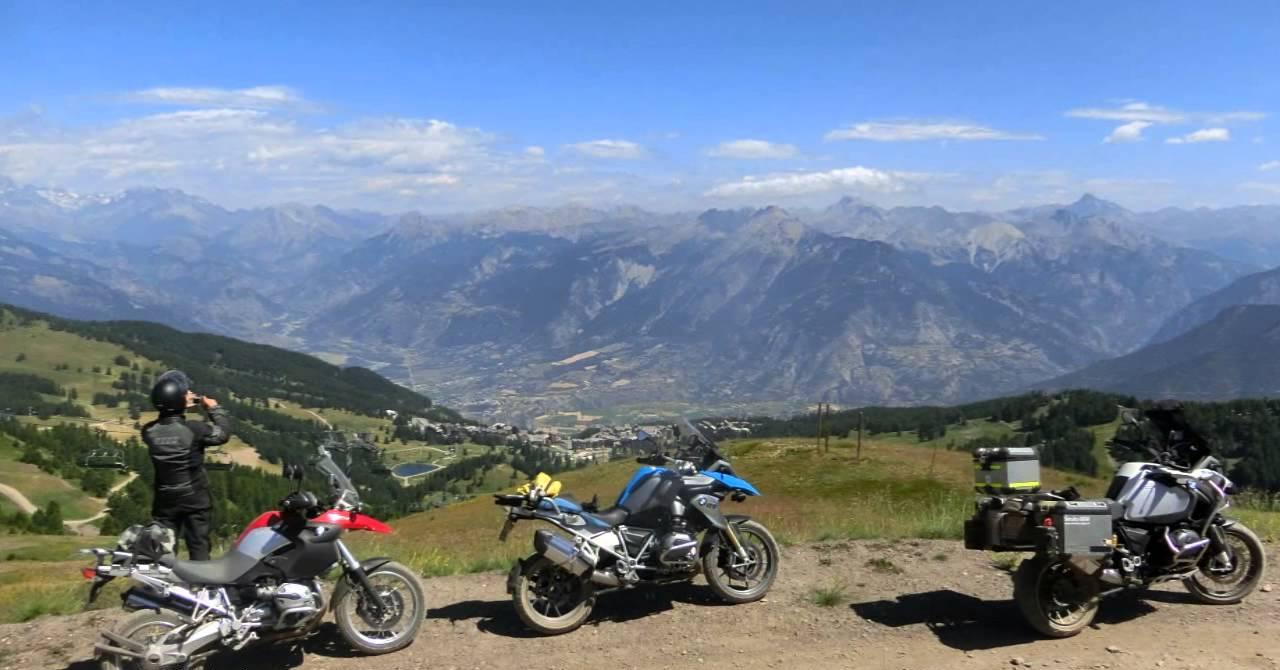
#> input picture im-1.jpg, 1280 x 670 px
$ jupyter execute Final.ipynb
#> lines starting #> are read from the running program, lines starting #| are printed output that depends on the picture; after the words box and inside, x2 and y2 are one past the last pixel; in counts of white or black regions, pixels touching at a corner belong together
[cell 1]
import cv2
from matplotlib import pyplot as plt
import numpy as np
from numpy import linalg

imagepath="im-1.jpg"
image=cv2.imread(imagepath)
#> image is the input picture: shape (670, 1280, 3); mean B, G, R 149.3, 128.5, 112.4

print(len(image))
#| 670

def display_features(img,Title,pts):
    points=pts
    image=cv2.imread(imagepath)
    grayImage=cv2.imread(imagepath,0)
    grayImage=np.float32(grayImage)
    corners=cv2.goodFeaturesToTrack(grayImage,points,0.01,10)
    for c in corners:
        x,y=c.ravel()
        cv2.circle(image,(x,y),3,(0,0,255),-1)

    cv2.imshow(Title,image)
    cv2.waitKey(0)

    return corners


display_features(image,"All points",0)
#> in display_features, `grayImage=cv2.imread(imagepath,0)`:
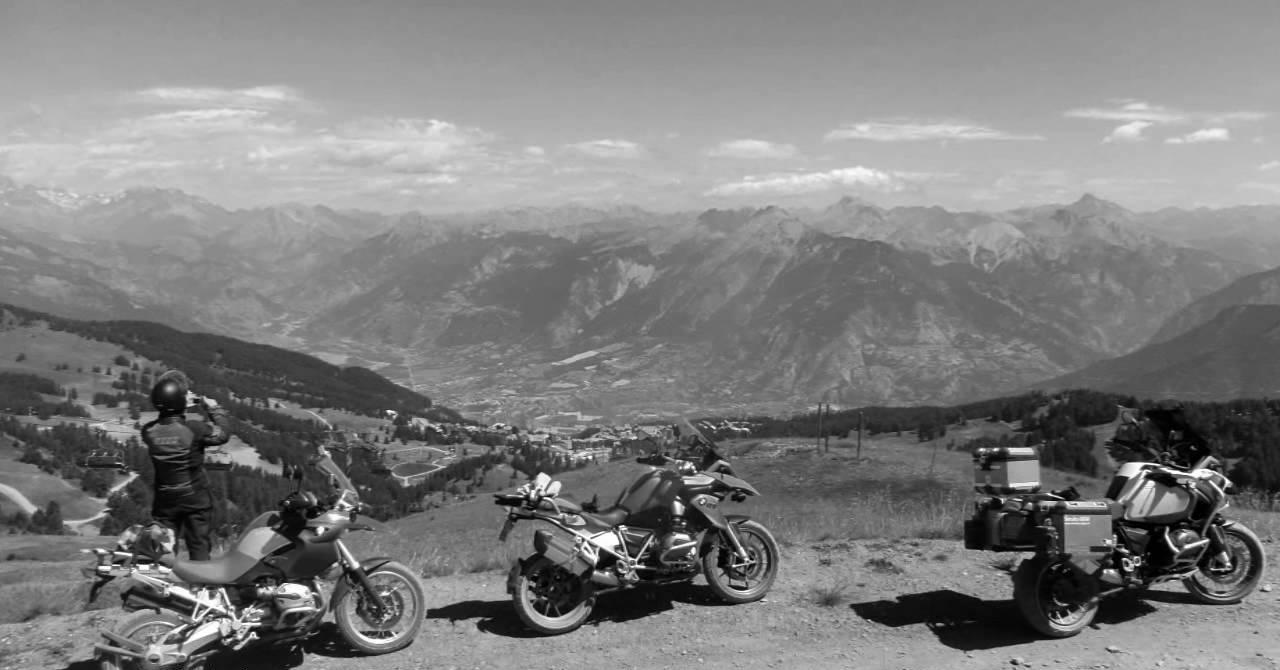
#> grayImage: shape (670, 1280); min 0, max 255, mean 126
#> in display_features, `corners=cv2.goodFeaturesToTrack(grayImage,points,0.01,10)`: corners = 1545 rows, first 8: [732, 565], [1122, 559], [387, 411], [619, 526], [543, 498], [624, 574], [685, 523], [392, 635]
#> the loop in display_features, `for c in corners:` made 1545 passes
#> after the loop in display_features, `for c in corners:`:
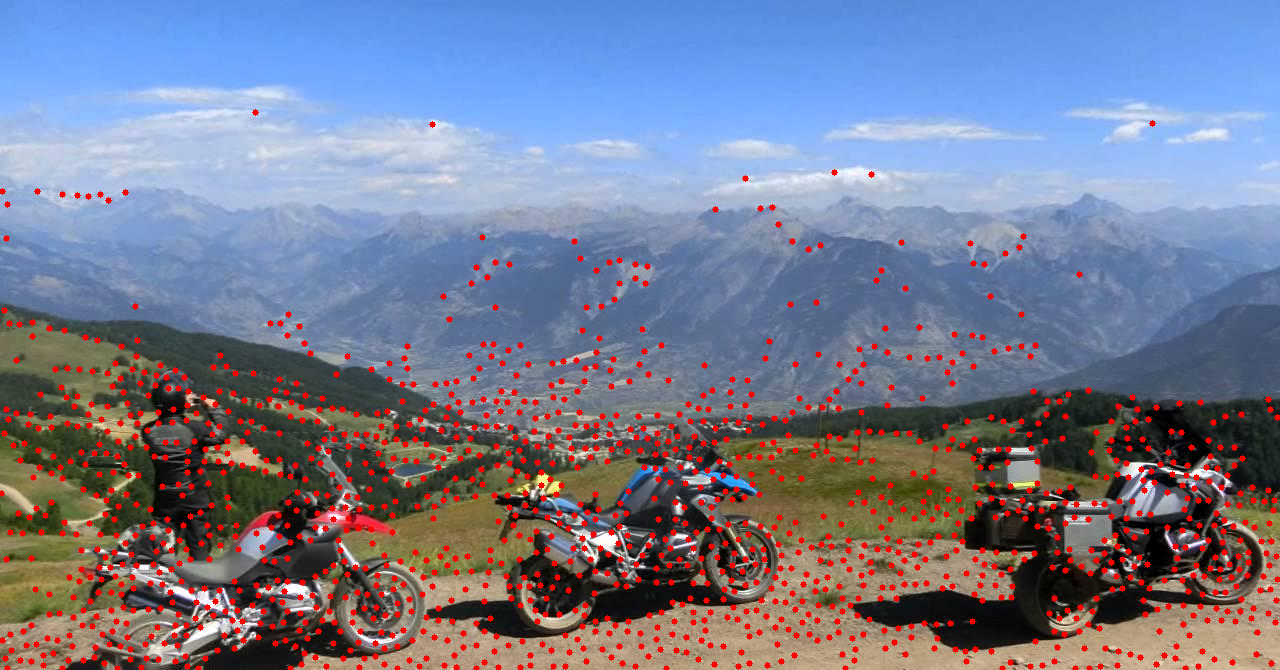
#> image: shape (670, 1280, 3); 5.21% of pixels changed, all inside (x1, y1, x2, y2) = (0, 109, 1280, 670)
corners=display_features(image,"300 strong  points",300)
#> call 2 of display_features, with Title = '300 strong  points', pts = 300
#> in display_features (call 2), `corners=cv2.goodFeaturesToTrack(grayImage,points,0.01,10)`: corners = 300 rows, first 8: [732, 565], [1122, 559], [387, 411], [619, 526], [543, 498], [624, 574], [685, 523], [392, 635]
#> the loop in display_features (call 2), `for c in corners:` made 300 passes
#> after the loop in display_features (call 2), `for c in corners:`:
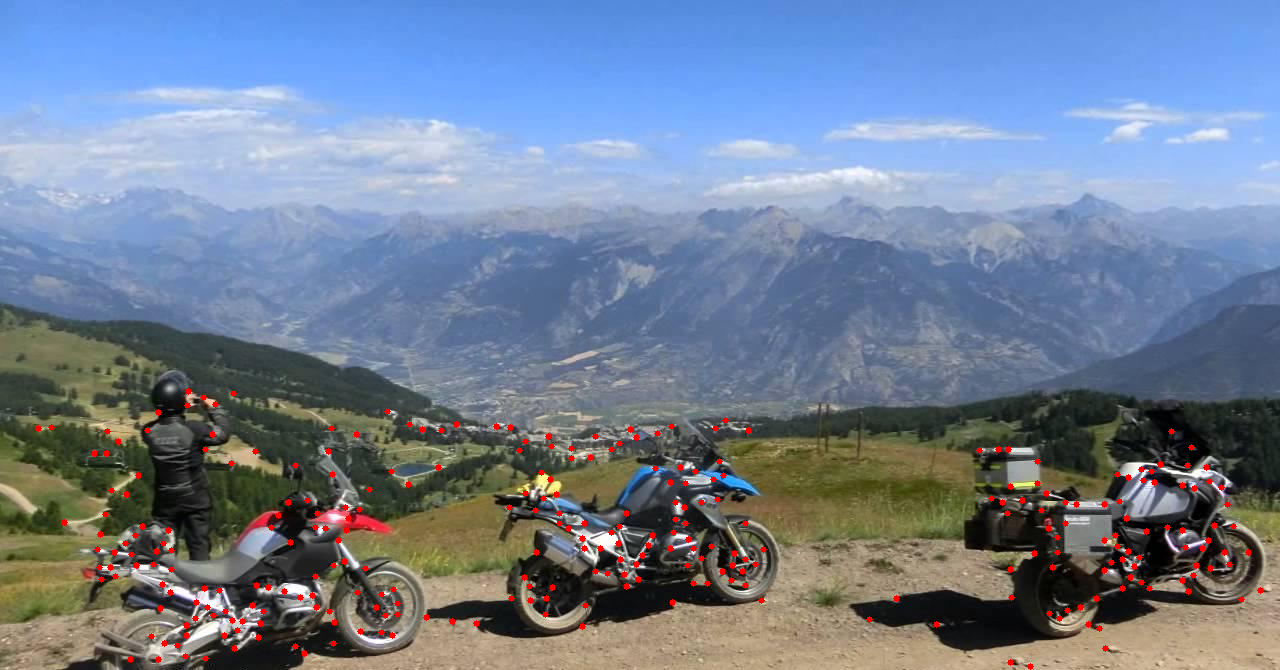
#> image: shape (670, 1280, 3); 1.01% of pixels changed, all inside (x1, y1, x2, y2) = (35, 388, 1264, 670)
print(len(corners))
#| 300

#print(corners)
def getLabel(corner, centroids):
    distArr=[]
    centroids=np.array(centroids)
    for ctrd in centroids:
        dist=linalg.norm(corner-ctrd)
        distArr.append(dist)
    min_value=min(distArr)
    return distArr.index(min_value)

def myplotting(X,labels,Clusters,k):
    colors=[(0,0,255), (255,0,0),(0,255,0),(0,255,255),(0,128,255),(0,128,0),(0,95,100)]
    X=X.reshape(len(X),2)
    labels=labels.astype(int)
    for i in range(len(X)):
        x=X[i][0]
        y=X[i][1]
        cv2.circle(image,(x,y),4,colors[labels[i]],-1)

    for i in range(k):
        x,y,w,h = cv2.boundingRect(np.float32(Clusters[i]))
        cv2.rectangle(image,(x+1,y+1),(x+w,y+h),colors[i],1)

    cv2.imshow("clusters",image)
    cv2.waitKey(0)


def myKmeans(X,k):

    ctrds=[X[14],X[110],X[120], X[155],X[141], X[291],X[210]]
    centroids=ctrds[0:k]
    threshold=0


    while(threshold<3):
        LabelArr=np.empty((len(X)))
        CL0=[]
        CL1=[]
        CL2=[]
        CL3=[]
        Clusters=[]
        new_centroids=[]

        for i in range(len(X)):
            corner=X[i]
            label=getLabel(corner,centroids)
            LabelArr[i]=label

        for i in range(k):
            C=[]
            for j in range(len(X)):
                if(LabelArr[j]==i):
                    C.append(X[j])
            new_centroids.append(np.mean(C,axis=0))
            Clusters.append(C)

        if np.array_equal(centroids,new_centroids):
            threshold=threshold+1
        else:
            centroids=new_centroids

    myplotting(X,LabelArr,Clusters,k)


#calling myKmeans and giving the value of k.
myKmeans(corners,4)
#> in myKmeans, `ctrds=[X[14],X[110],X[120], X[155],X[141], X[291],X[210]]`: ctrds = [[[693, 548]], [[312, 595]], [[1193, 575]], [[1233, 526]], [[118, 441]], [[151, 636]], [[357, 592]]]
#> in myKmeans, `centroids=ctrds[0:k]`: centroids = [[[693, 548]], [[312, 595]], [[1193, 575]], [[1233, 526]]]
#> the loop in myKmeans, `while(threshold<3):` made 11 passes
#> after the loop in myKmeans, `while(threshold<3):`: threshold = 3
#> in myplotting, `X=X.reshape(len(X),2)`: X = 300 pairs, first value 38 to 1260, second value 391 to 666
#> in myplotting, `labels=labels.astype(int)`: labels = 300 values, max 3 at index 1, min 0 at index 0, mean 1.12
#> the loop in myplotting, `for i in range(len(X)):` made 300 passes
#> after the loop in myplotting, `for i in range(len(X)):`:
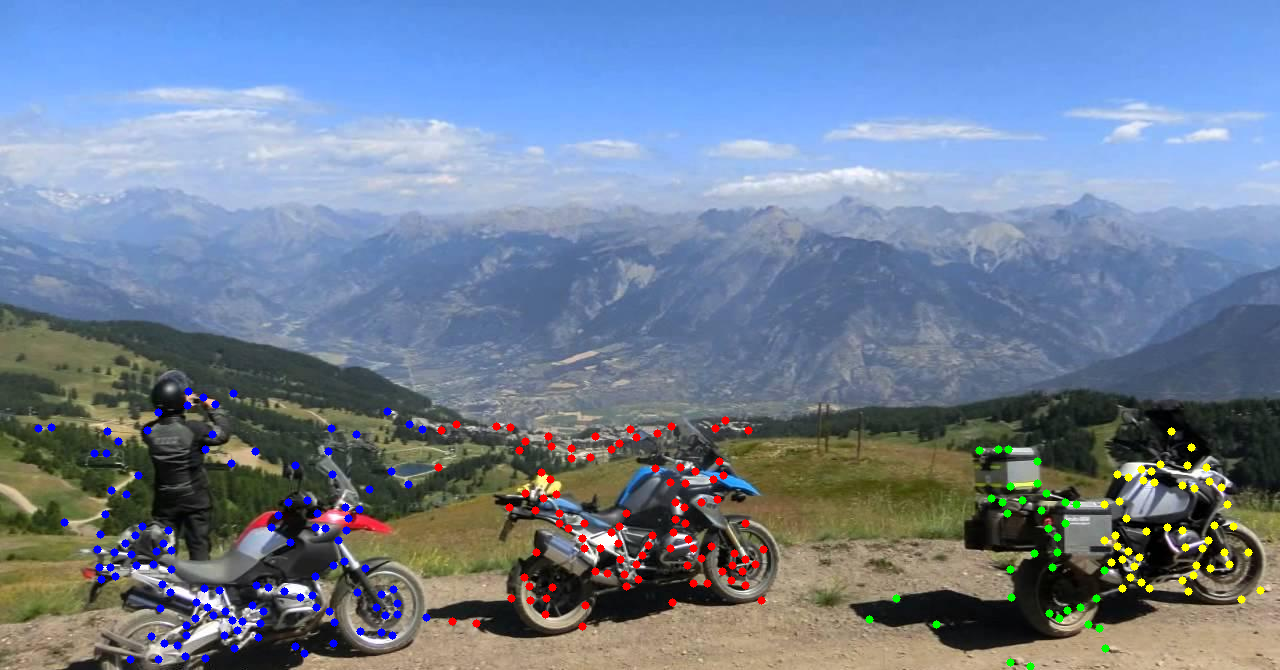
#> image: shape (670, 1280, 3); 1.71% of pixels changed, all inside (x1, y1, x2, y2) = (34, 387, 1265, 670)
#> the loop in myplotting, `for i in range(k):` made 4 passes
#> (x, y, w, h) on passes 1 to 4: (438, 420, 326, 207), (38, 391, 389, 269), (869, 449, 237, 218), (1104, 431, 157, 169)
#> after the loop in myplotting, `for i in range(k):`:
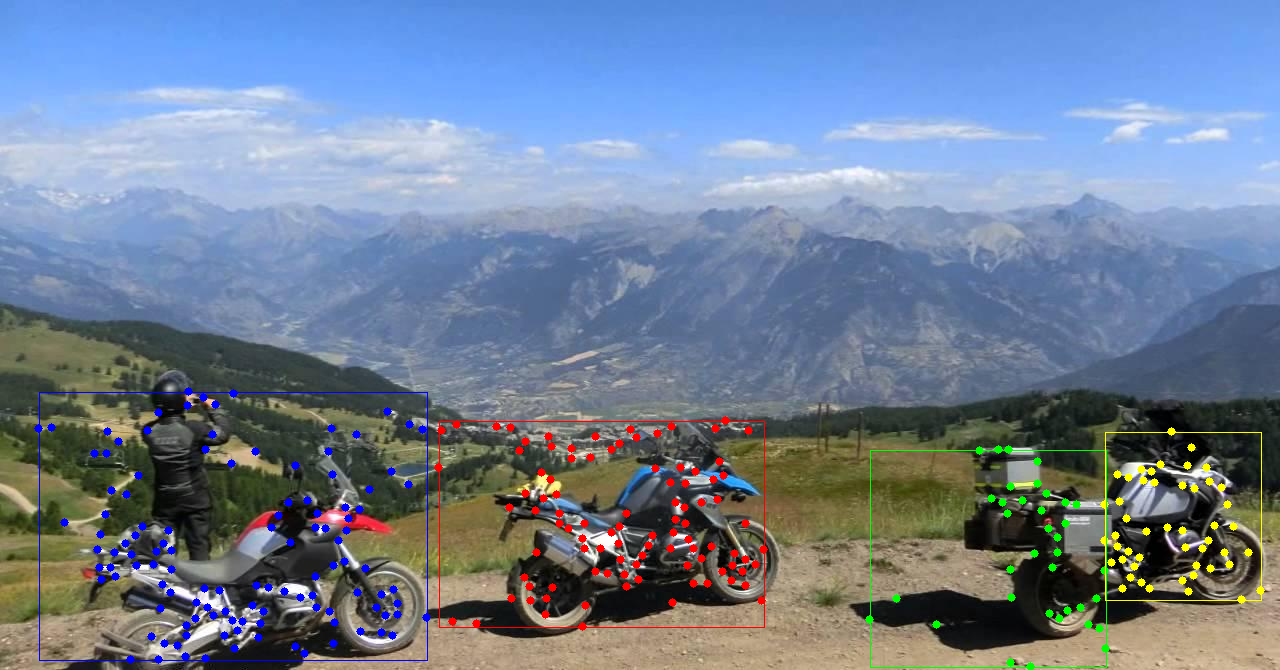
#> image: shape (670, 1280, 3); 0.44% of pixels changed, all inside (x1, y1, x2, y2) = (39, 392, 1262, 668)

$ run again, with test3.jpg copied over im-1.jpg
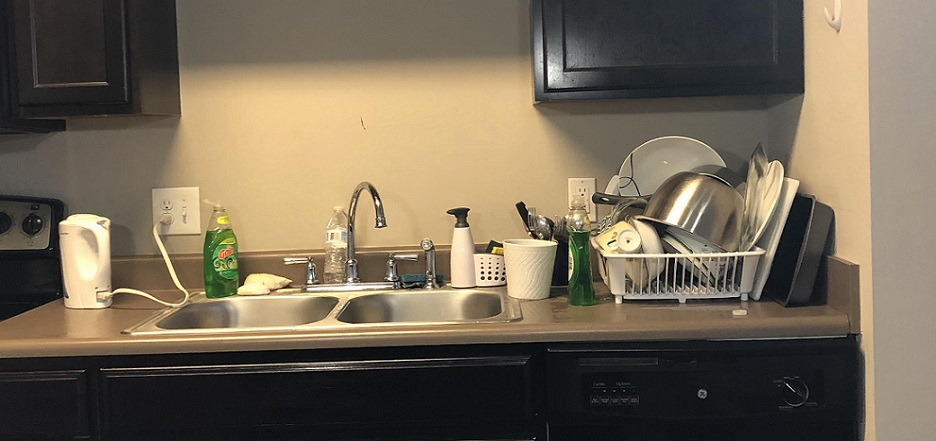
#> input picture test3.jpg, 936 x 441 px
#> image is the input picture: shape (441, 936, 3); mean B, G, R 85.7, 104.8, 116.6
#| 441
#> in display_features, `corners=cv2.goodFeaturesToTrack(grayImage,points,0.01,10)`: corners = 329 rows, first 8: [482, 272], [496, 273], [379, 225], [529, 233], [665, 258], [469, 209], [556, 243], [628, 241]
#> the loop in display_features, `for c in corners:` made 329 passes
#> in display_features (call 2), `corners=cv2.goodFeaturesToTrack(grayImage,points,0.01,10)`: corners = 300 rows, first 8: [482, 272], [496, 273], [379, 225], [529, 233], [665, 258], [469, 209], [556, 243], [628, 241]
#> the loop in display_features (call 2), `for c in corners:` made 300 passes
#| 300
#> ctrds = [[[38, 220]], [[632, 153]], [[332, 261]], [[218, 232]], [[720, 265]], [[654, 263]], [[171, 307]]]
#> in myKmeans, `centroids=ctrds[0:k]`: centroids = [[[38, 220]], [[632, 153]], [[332, 261]], [[218, 232]]]
#> the loop in myKmeans, `while(threshold<3):` made 23 passes
#> after the loop in myKmeans, `while(threshold<3):`: threshold = 3
#> X = 300 pairs, first value 30 to 861, second value 19 to 438
#> labels = 300 values, max 3 at index 2, min 0 at index 8, mean 1.53
#> the loop in myplotting, `for i in range(len(X)):` made 300 passes
#> after the loop in myplotting, `for i in range(len(X)):`:
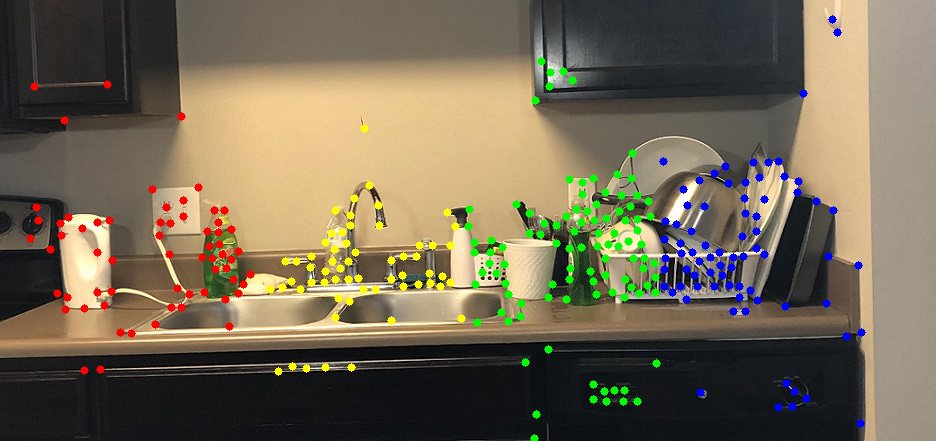
#> image: shape (441, 936, 3); 3.56% of pixels changed, all inside (x1, y1, x2, y2) = (26, 15, 866, 441)
#> the loop in myplotting, `for i in range(k):` made 4 passes
#> (x, y, w, h) on passes 1 to 4: (30, 84, 221, 287), (663, 19, 199, 405), (468, 61, 189, 378), (270, 128, 192, 244)
#> after the loop in myplotting, `for i in range(k):`:
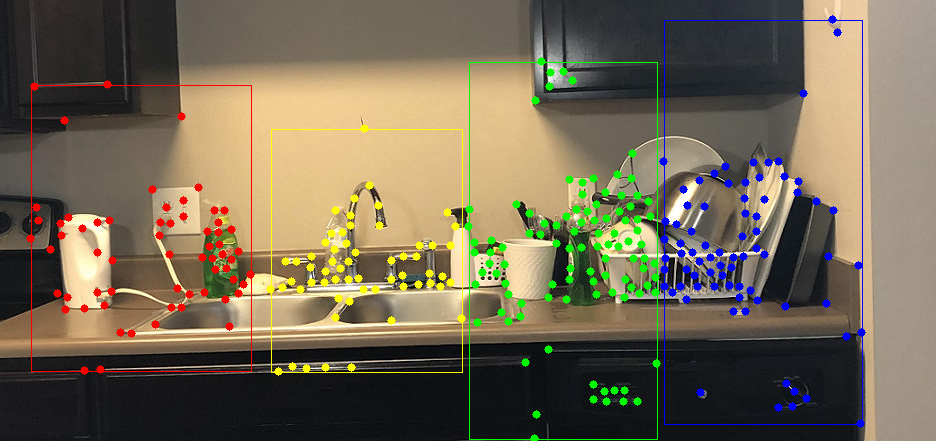
#> image: shape (441, 936, 3); 0.97% of pixels changed, all inside (x1, y1, x2, y2) = (31, 20, 863, 440)

$ run again, with TestSample1.jpeg copied over im-1.jpg
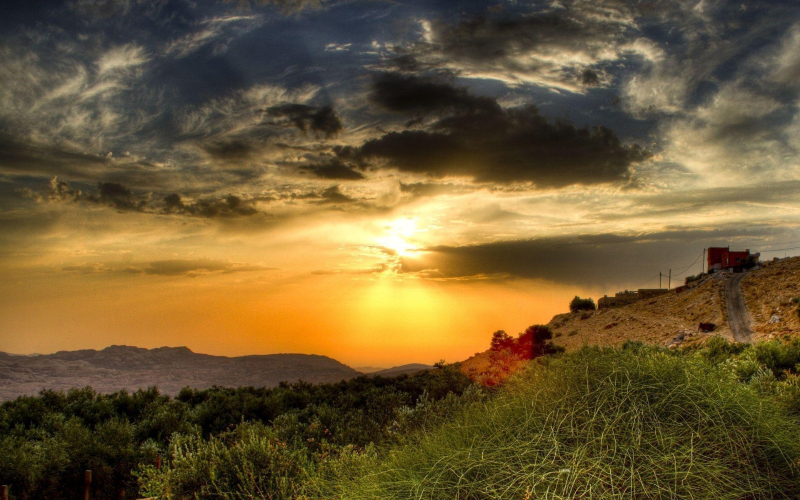
#> input picture TestSample1.jpeg, 1600 x 1000 px (shown at 1/2 size)
#> image is the input picture: shape (1000, 1600, 3); mean B, G, R 51.3, 89.3, 109.2
#| 1000
#> the loop in display_features, `for c in corners:` made 4938 passes
#> (x, y) on passes 1 to 3: (1108, 995), (1178, 980), (1207, 996)
#> after the loop in display_features, `for c in corners:`:
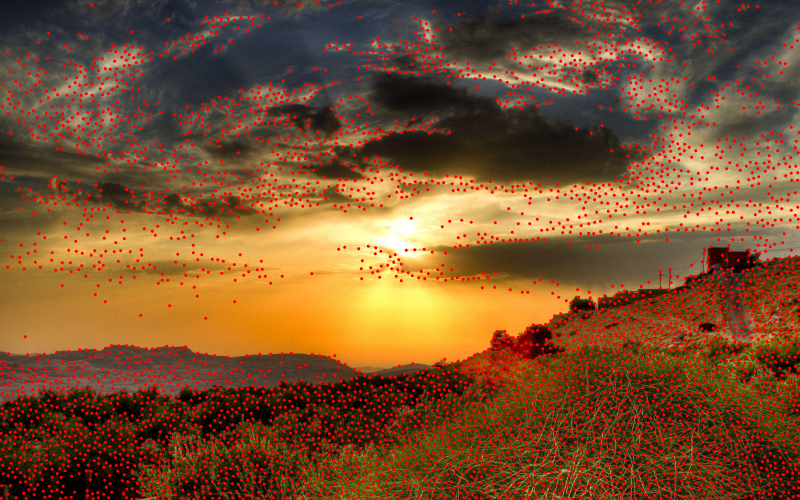
#> image: shape (1000, 1600, 3) (shown at 1/2 size); 8.94% of pixels changed, all inside (x1, y1, x2, y2) = (0, 0, 1600, 1000)
#> in display_features (call 2), `corners=cv2.goodFeaturesToTrack(grayImage,points,0.01,10)`: corners = 300 rows, first 8: [1108, 995], [1178, 980], [1207, 996], [714, 905], [729, 908], [1144, 997], [584, 963], [1227, 989]
#> the loop in display_features (call 2), `for c in corners:` made 300 passes
#| 300
#> ctrds = [[[1438, 734]], [[888, 845]], [[1579, 736]], [[613, 879]], [[1142, 605]], [[816, 815]], [[1353, 947]]]
#> in myKmeans, `centroids=ctrds[0:k]`: centroids = [[[1438, 734]], [[888, 845]], [[1579, 736]], [[613, 879]]]
#> the loop in myKmeans, `while(threshold<3):` made 12 passes
#> after the loop in myKmeans, `while(threshold<3):`: threshold = 3
#> X = 300 pairs, first value 282 to 1594, second value 506 to 997
#> labels = 300 values, max 3 at index 3, min 0 at index 1, mean 1.38
#> the loop in myplotting, `for i in range(len(X)):` made 300 passes
#> the loop in myplotting, `for i in range(k):` made 4 passes
#> (x, y, w, h) on passes 1 to 4: (1135, 723, 261, 275), (777, 665, 348, 333), (1139, 506, 456, 334), (282, 840, 476, 155)
#> after the loop in myplotting, `for i in range(k):`:
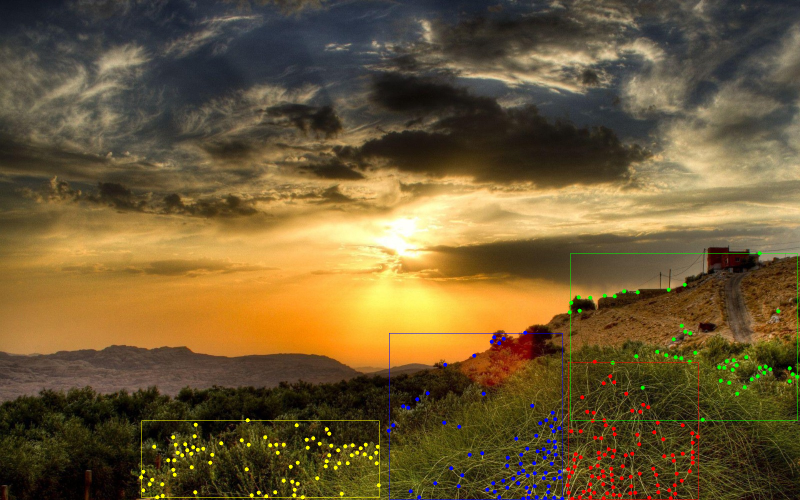
#> image: shape (1000, 1600, 3) (shown at 1/2 size); mean B, G, R 51.8, 89.8, 109.8
